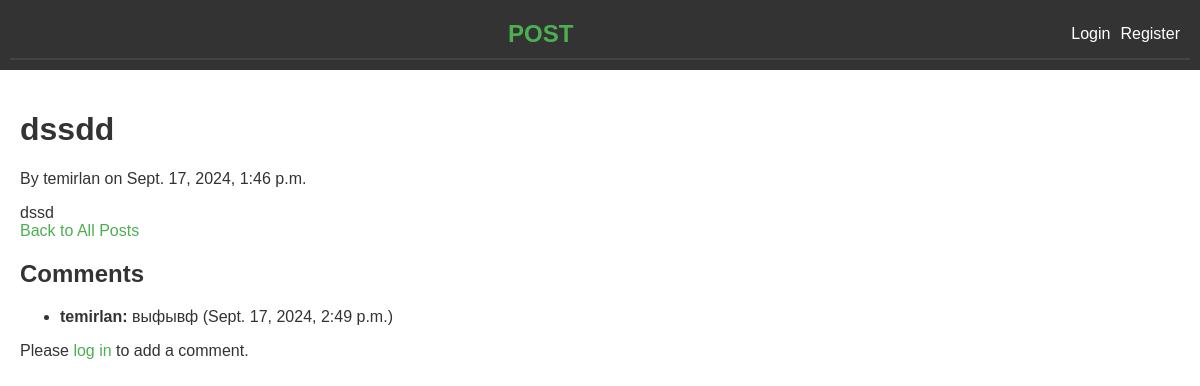
Before: /post/2/ with the older database file.
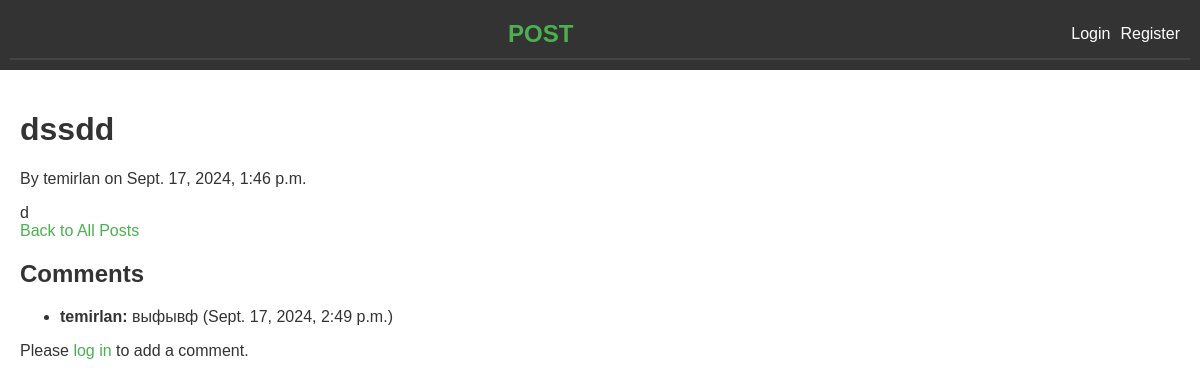
After: the same page with the newer database file.
### blog/models.py (models this page shows, shortened)
class Post(models.Model):
    title = models.CharField(
        max_length=255,
        verbose_name="Название"
    )
    content = models.TextField(
        default="",
        blank=False,
        verbose_name="Контент"
    )
    author = models.ForeignKey(
        User,
        on_delete=models.CASCADE,
        verbose_name="Автор"
    )
    created_at = models.DateTimeField(
        auto_now_add=True,
        verbose_name="Дата создания"
    )
    updated_at = models.DateTimeField(
        auto_now=True,
        verbose_name="Дата редактирования"
    )

### blog/views.py (the view)
# urls.py: path('post/<int:post_id>/', views.post_detail, name='post_detail'),
def post_detail(request, post_id):
    post = get_object_or_404(Post, id=post_id)
    if request.method == 'POST':
        form = CommentForm(request.POST)
        if form.is_valid():
            comment = form.save(commit=False)
            comment.post = post
            comment.author = request.user
            comment.save()
            return redirect('post_detail', post_id=post_id)
    else:
        form = CommentForm()
    return render(request, 'blog/post_detail.html', {
        'post': post,
        'form': form
    })

### blog/templates/blog/post_detail.html
{% extends "base.html" %}
{% block content %}
    <h1>{{ post.title }}</h1>
    <p>By {{ post.author.username }} on {{ post.created_at }}</p>
    <div>{{ post.content }}</div>
    <a href="{% url 'post_list' %}">Back to All Posts</a>
    <h2>Comments</h2>
    <ul>
        {% for comment in post.comments.all %}
            <li>
                <strong>{{ comment.author.username }}:</strong> {{ comment.text }} ({{ comment.created_at }})
            </li>
        {% endfor %}
    </ul>
    {% if user.is_authenticated %}
        <h3>Add a Comment</h3>
        <form method="post" action="{% url 'post_detail' post.id %}">
            {% csrf_token %}
            {{ form.as_p }}
            <button type="submit">Add Comment</button>
        </form>
    {% else %}
        <p>Please <a href="{% url 'login' %}">log in</a> to add a comment.</p>
    {% endif %}
{% endblock %}

Changed rows visible on the page:
changed Post "dssdd": content "dssd" → "d"
